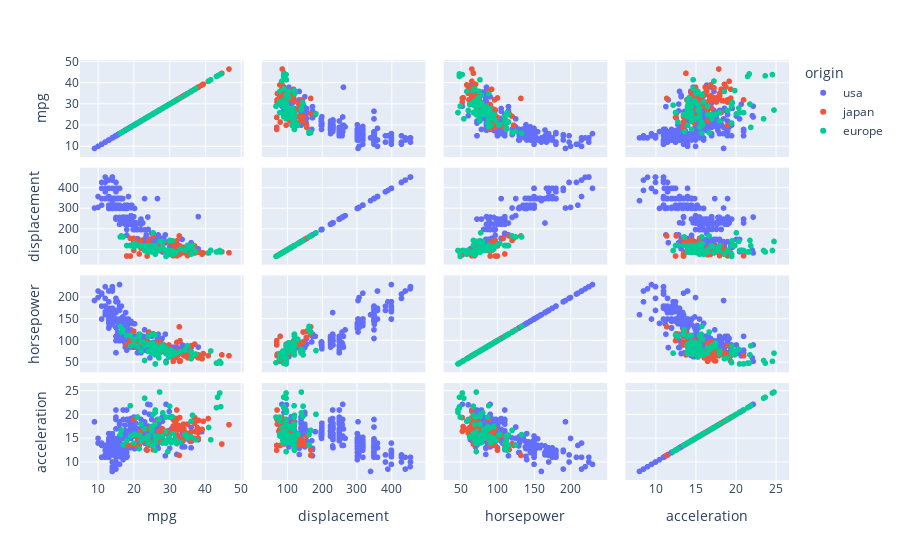

The notebook cell saved with this chart:
### Code cell
import plotly.express as px

fig = px.scatter_matrix(df, dimensions = ['mpg','displacement','horsepower','acceleration'], color = "origin")
fig.show()

### Figure 1 — Plotly figure (JSON) as saved in the notebook; plotly's stock layout.template omitted (floating-point values rounded to 4 significant figures; data arrays with more than 128 entries replaced by an {"elided": "..."} marker saying what was removed)
{"data": [{"dimensions": [{"axis": {"matches": true}, "label": "mpg", "values": {"elided": "249 float values"}}, {"axis": {"matches": true}, "label": "displacement", "values": {"elided": "249 float values"}}, {"axis": {"matches": true}, "label": "horsepower", "values": {"elided": "249 int values"}}, {"axis": {"matches": true}, "label": "acceleration", "values": {"elided": "249 float values"}}], "hovertemplate": "origin=usa<br>%{xaxis.title.text}=%{x}<br>%{yaxis.title.text}=%{y}<extra></extra>", "legendgroup": "usa", "marker": {"color": "#636efa", "symbol": "circle"}, "name": "usa", "showlegend": true, "type": "splom"}, {"dimensions": [{"axis": {"matches": true}, "label": "mpg", "values": [24, 27, 27, 25, 31, 35, 24, 19, 28, 23, 27, 20, 22, 18, 20, 31, 32, 31, 32, 24, 26, 29, 24, 24, 33, 33, 32, 28, 19, 31.5, 33.5, 26, 30, 22, 21.5, 32.8, 39.4, 36.1, 27.5, 27.2, 21.1, 23.9, 29.5, 34.1, 31.8, 38.1, 37.2, 29.8, 31.3, 37, 32.2, 46.6, 40.8, 44.6, 33.8, 32.7, 23.7, 32.4, 39.1, 35.1, 32.3, 37, 37.7, 34.1, 33.7, 32.4, 32.9, 31.6, 25.4, 24.2, 37, 31, 36, 36, 34, 38, 32, 38, 32]}, {"axis": {"matches": true}, "label": "displacement", "values": [113, 97, 97, 113, 71, 72, 113, 70, 97, 120, 97, 97, 108, 70, 156, 79, 71, 76, 83, 120, 108, 97, 134, 119, 91, 91, 85, 97, 156, 98, 85, 97, 97, 146, 80, 78, 85, 91, 134, 119, 134, 119, 98, 86, 85, 89, 86, 134, 120, 119, 108, 86, 85, 91, 97, 168, 70, 107, 79, 81, 97, 85, 89, 91, 107, 108, 119, 120, 168, 146, 91, 91, 120, 107, 108, 91, 91, 91, 144]}, {"axis": {"matches": true}, "label": "horsepower", "values": [95, 88, 88, 95, 65, 69, 95, 97, 92, 97, 88, 88, 94, 90, 122, 67, 65, 52, 61, 97, 93, 75, 96, 97, 53, 53, 70, 75, 108, 68, 70, 75, 67, 97, 110, 52, 70, 60, 95, 97, 95, 97, 68, 65, 65, 60, 65, 90, 75, 92, 75, 65, 65, 67, 67, 132, 100, 72, 58, 60, 67, 65, 62, 68, 75, 75, 100, 74, 116, 120, 68, 68, 88, 75, 70, 67, 67, 67, 96]}, {"axis": {"matches": true}, "label": "acceleration", "values": [15, 14.5, 14.5, 14, 19, 18, 15.5, 13.5, 17, 14.5, 16.5, 19, 16.5, 13.5, 13.5, 19, 21, 16.5, 19, 15, 15.5, 16, 13.5, 17, 17.5, 17.4, 17, 16.4, 15.5, 18.5, 16.8, 18.2, 16.4, 14.5, 13.5, 19.4, 18.6, 16.4, 14.2, 14.7, 14.8, 14.9, 16.6, 15.2, 19.2, 18.8, 16.4, 15.5, 17.5, 15, 15.2, 17.9, 19.2, 13.8, 18, 11.4, 12.5, 17, 16.9, 16.1, 17.8, 19.4, 17.3, 16, 14.4, 16.8, 14.8, 18.3, 12.6, 13.8, 18.2, 17.6, 14.5, 14.5, 16.9, 15, 15.7, 16.2, 13.9]}], "hovertemplate": "origin=japan<br>%{xaxis.title.text}=%{x}<br>%{yaxis.title.text}=%{y}<extra></extra>", "legendgroup": "japan", "marker": {"color": "#EF553B", "symbol": "circle"}, "name": "japan", "showlegend": true, "type": "splom"}, {"dimensions": [{"axis": {"matches": true}, "label": "mpg", "values": [26, 25, 24, 25, 26, 28, 30, 30, 27, 23, 18, 22, 21, 26, 26, 26, 29, 24, 20, 19, 24, 29, 26, 26, 24, 26, 31, 25, 29, 23, 23, 22, 25, 28, 25, 27, 29, 29.5, 20, 19, 16.5, 36, 29, 30.5, 21.5, 43.1, 20.3, 17, 21.6, 16.2, 31.5, 31.9, 25.4, 27.2, 37.3, 41.5, 34.3, 44.3, 43.4, 36.4, 30, 40.9, 29.8, 35, 33, 34.5, 28.1, 30.7, 36, 44]}, {"axis": {"matches": true}, "label": "displacement", "values": [97, 110, 107, 104, 121, 116, 79, 88, 97, 97, 121, 121, 120, 96, 97, 98, 68, 116, 114, 121, 121, 98, 79, 97, 90, 116, 79, 90, 90, 115, 120, 121, 121, 107, 116, 101, 90, 97, 130, 120, 168, 79, 97, 97, 121, 90, 131, 163, 121, 163, 89, 89, 183, 141, 91, 98, 97, 90, 90, 121, 146, 85, 89, 122, 105, 100, 141, 145, 105, 97]}, {"axis": {"matches": true}, "label": "horsepower", "values": [46, 87, 90, 95, 113, 90, 70, 76, 60, 54, 112, 76, 87, 69, 46, 90, 49, 75, 91, 112, 110, 83, 67, 78, 75, 75, 67, 71, 70, 95, 88, 98, 115, 86, 81, 83, 70, 71, 102, 88, 120, 58, 78, 78, 110, 48, 103, 125, 115, 133, 71, 71, 77, 71, 69, 76, 78, 48, 48, 67, 67, null, 62, 88, 74, null, 80, 76, 74, 52]}, {"axis": {"matches": true}, "label": "acceleration", "values": [20.5, 17.5, 14.5, 17.5, 12.5, 14, 19.5, 14.5, 19, 23.5, 14.5, 18, 19.5, 18, 21, 15.5, 19.5, 15.5, 14, 15.5, 14, 16.5, 15.5, 14.5, 15.5, 14, 16, 16.5, 14, 15, 17, 14.5, 13.5, 15.5, 16.9, 15.3, 14.2, 12.2, 15.7, 21.9, 16.7, 18.6, 14.5, 14.1, 12.8, 21.5, 15.9, 13.6, 15.7, 15.8, 14.9, 14, 20.1, 24.8, 14.7, 14.7, 15.8, 21.7, 23.7, 19.9, 21.8, 17.3, 15.3, 15.1, 14.2, 15.8, 20.4, 19.6, 15.3, 24.6]}], "hovertemplate": "origin=europe<br>%{xaxis.title.text}=%{x}<br>%{yaxis.title.text}=%{y}<extra></extra>", "legendgroup": "europe", "marker": {"color": "#00cc96", "symbol": "circle"}, "name": "europe", "showlegend": true, "type": "splom"}], "layout": {"autosize": true, "dragmode": "select", "legend": {"title": {"text": "origin"}, "tracegroupgap": 0}, "margin": {"t": 60}, "xaxis": {"autorange": true, "range": [2.809, 52.79], "type": "linear"}, "xaxis2": {"autorange": true, "range": [4.279, 518.7], "type": "linear"}, "xaxis3": {"autorange": true, "range": [15.7, 260.3], "type": "linear"}, "xaxis4": {"autorange": true, "range": [5.234, 27.57], "type": "linear"}, "yaxis": {"autorange": true, "range": [2.809, 52.79], "type": "linear"}, "yaxis2": {"autorange": true, "range": [4.279, 518.7], "type": "linear"}, "yaxis3": {"autorange": true, "range": [15.7, 260.3], "type": "linear"}, "yaxis4": {"autorange": true, "range": [5.234, 27.57], "type": "linear"}}}
